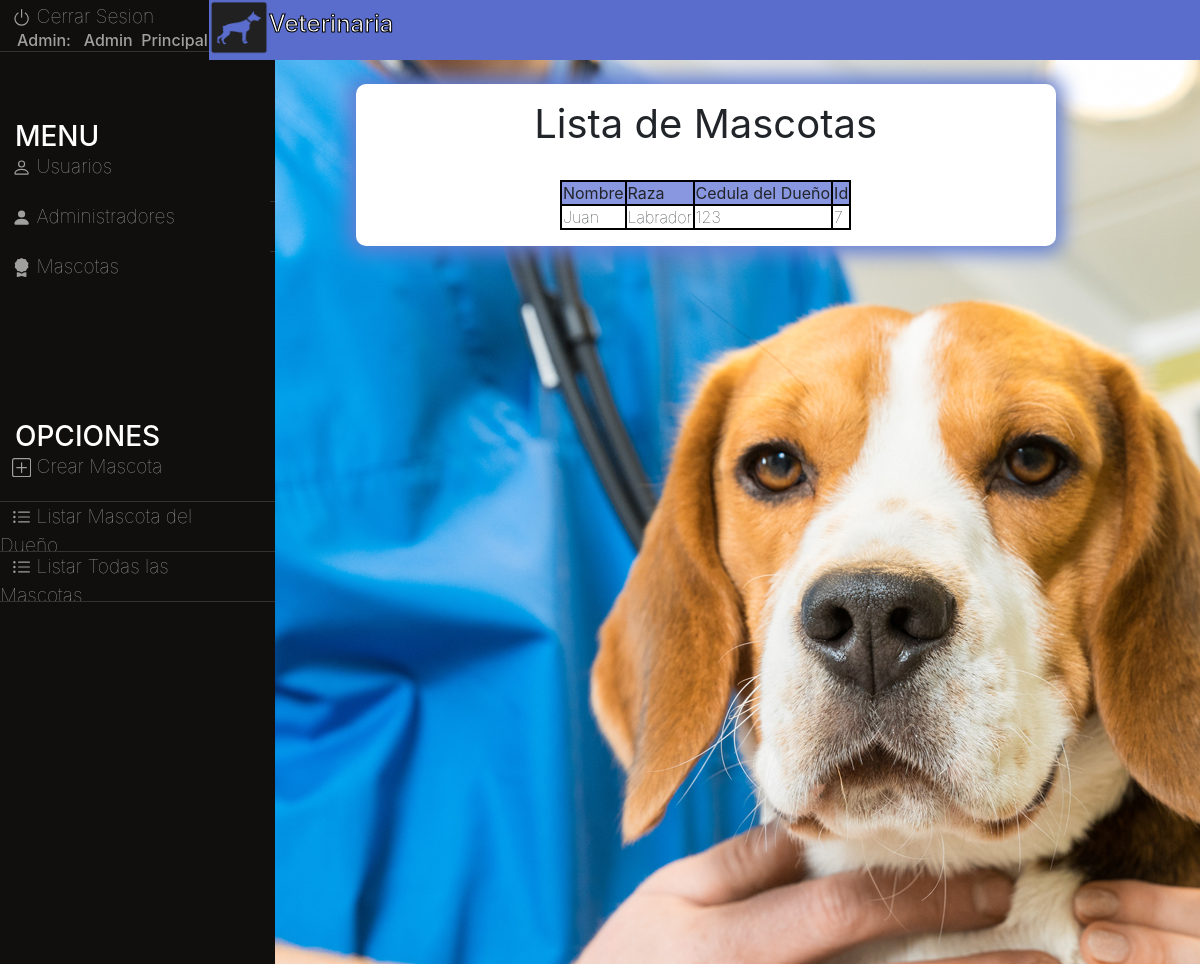
Page /Veterinaria/menuprinc.php?m=list (signed in) on the committed database.
### tables this page shows
CREATE TABLE `mascota` (
  `nombre` varchar(100) NOT NULL,
  `raza` varchar(100) NOT NULL,
  `cedula_dueño` varchar(20) NOT NULL,
  `id` int(11) NOT NULL
);

### Veterinaria/conexion.php (called while the page is built, shortened)
<?php
class conexion{
	public function conectar(){
		$this->lin = mysqli_connect("localhost", "anillonaiver", "naiver3753313", "veterinaria");
		return $this->lin;
	}
}
?>

### Veterinaria/mascota.php (called while the page is built, shortened)
<?php
class mascota{
	public function lista($lin){
		$sql = "SELECT * FROM mascota";
		$result = $lin->query($sql);
		$arr=array();
		while ($fila = $result->fetch_assoc()){
			$arr[]=$fila;
		}
		return($arr);
	}
}
?>

### Veterinaria/crudMas.php (the view, shortened to what this page needs)
<!DOCTYPE html>
<html>
<head>
</head>
<body>
		<div class="contenedor">
		<div class="contenido"><br>
			<div class="box box-shadow">
				<?php
	require_once("conexion.php");
	require_once("mascota.php");
	$con = new conexion();
	$mas = new mascota();
			?>
			<?php
	if (isset($_SESSION['listmasc'])) {
		if ($_SESSION['listmasc'] == "True") {
			$arr2=$mas->lista($con->conectar());
			if (empty($arr2)) {
				?>
					<h1><center><b>Lista de Mascotas</center></h1></b><br>
					<br>
					<div class="alert alert-warning" style="color: #ADA226; border: 2px solid #ADA226; border-radius: 10px; padding: 12px" role="alert">
			  				<b>No hay Registros.
					</div>
				<?php
			}else{
				?>
				<link rel="stylesheet" type="text/css" href="style.css">
				<h1><center><b>Lista de Mascotas</center></h1></b><br>
					<center><table>
						<tr style="background: #8996E0;">
								<th><b>Nombre</th><th><b>Raza</th><th><b>Cedula del Dueño</th><th><b>Id</th>
						</tr>
						<?php
						for ($i=0; $i <count($arr2) ; $i++) {
						?>
						<tr>
							<td>
								<?php echo $arr2[$i]['nombre']?>
							</td>
							<td>
								<?php echo $arr2[$i]['raza']?>
							</td>
							<td>
								<?php echo $arr2[$i]['cedula_dueño']?>
							</td>
							<td>
								<?php echo $arr2[$i]['id']?>
							</td>
						</tr>
				<?php
			}
			?>
			</table></center>
			<?php
			}
		}
	}
			?>
			</div>
		</div>
	</div>
</body>
</html>

### Veterinaria/style.css (style rules this page uses)
table, th, td { border: 2px solid black; border-collapse: collapse; }
th, td { padding: 1px; }
* { margin: 0px; padding:0px; font-weight: lighter; }
.box { padding: 1em; width: 700px; margin: 0 auto; background-size: cover; background: white; border-radius: 10px; }
.box-shadow { -webkit-box-shadow: -1px 0px 20px 8px rgba(97,126,212,1); -moz-box-shadow: -1px 0px 20px 8px rgba(97,126,212,1); box-shadow: -1px 0px 20px 8px rgba(97,126,212,1); }
div.contenido { position: relative; left: 17.4%; width: 82.8%; height: 113%; }
.contenedor { width: 100%; margin:0 auto; overflow: hidden; }

### rows in the picture
mascota: nombre "Juan", raza "Labrador", cedula_dueño "123", id "7"

### other values in the picture
$_SESSION['nomlogin'] "Admin"
$_SESSION['apelogin'] "Principal"
